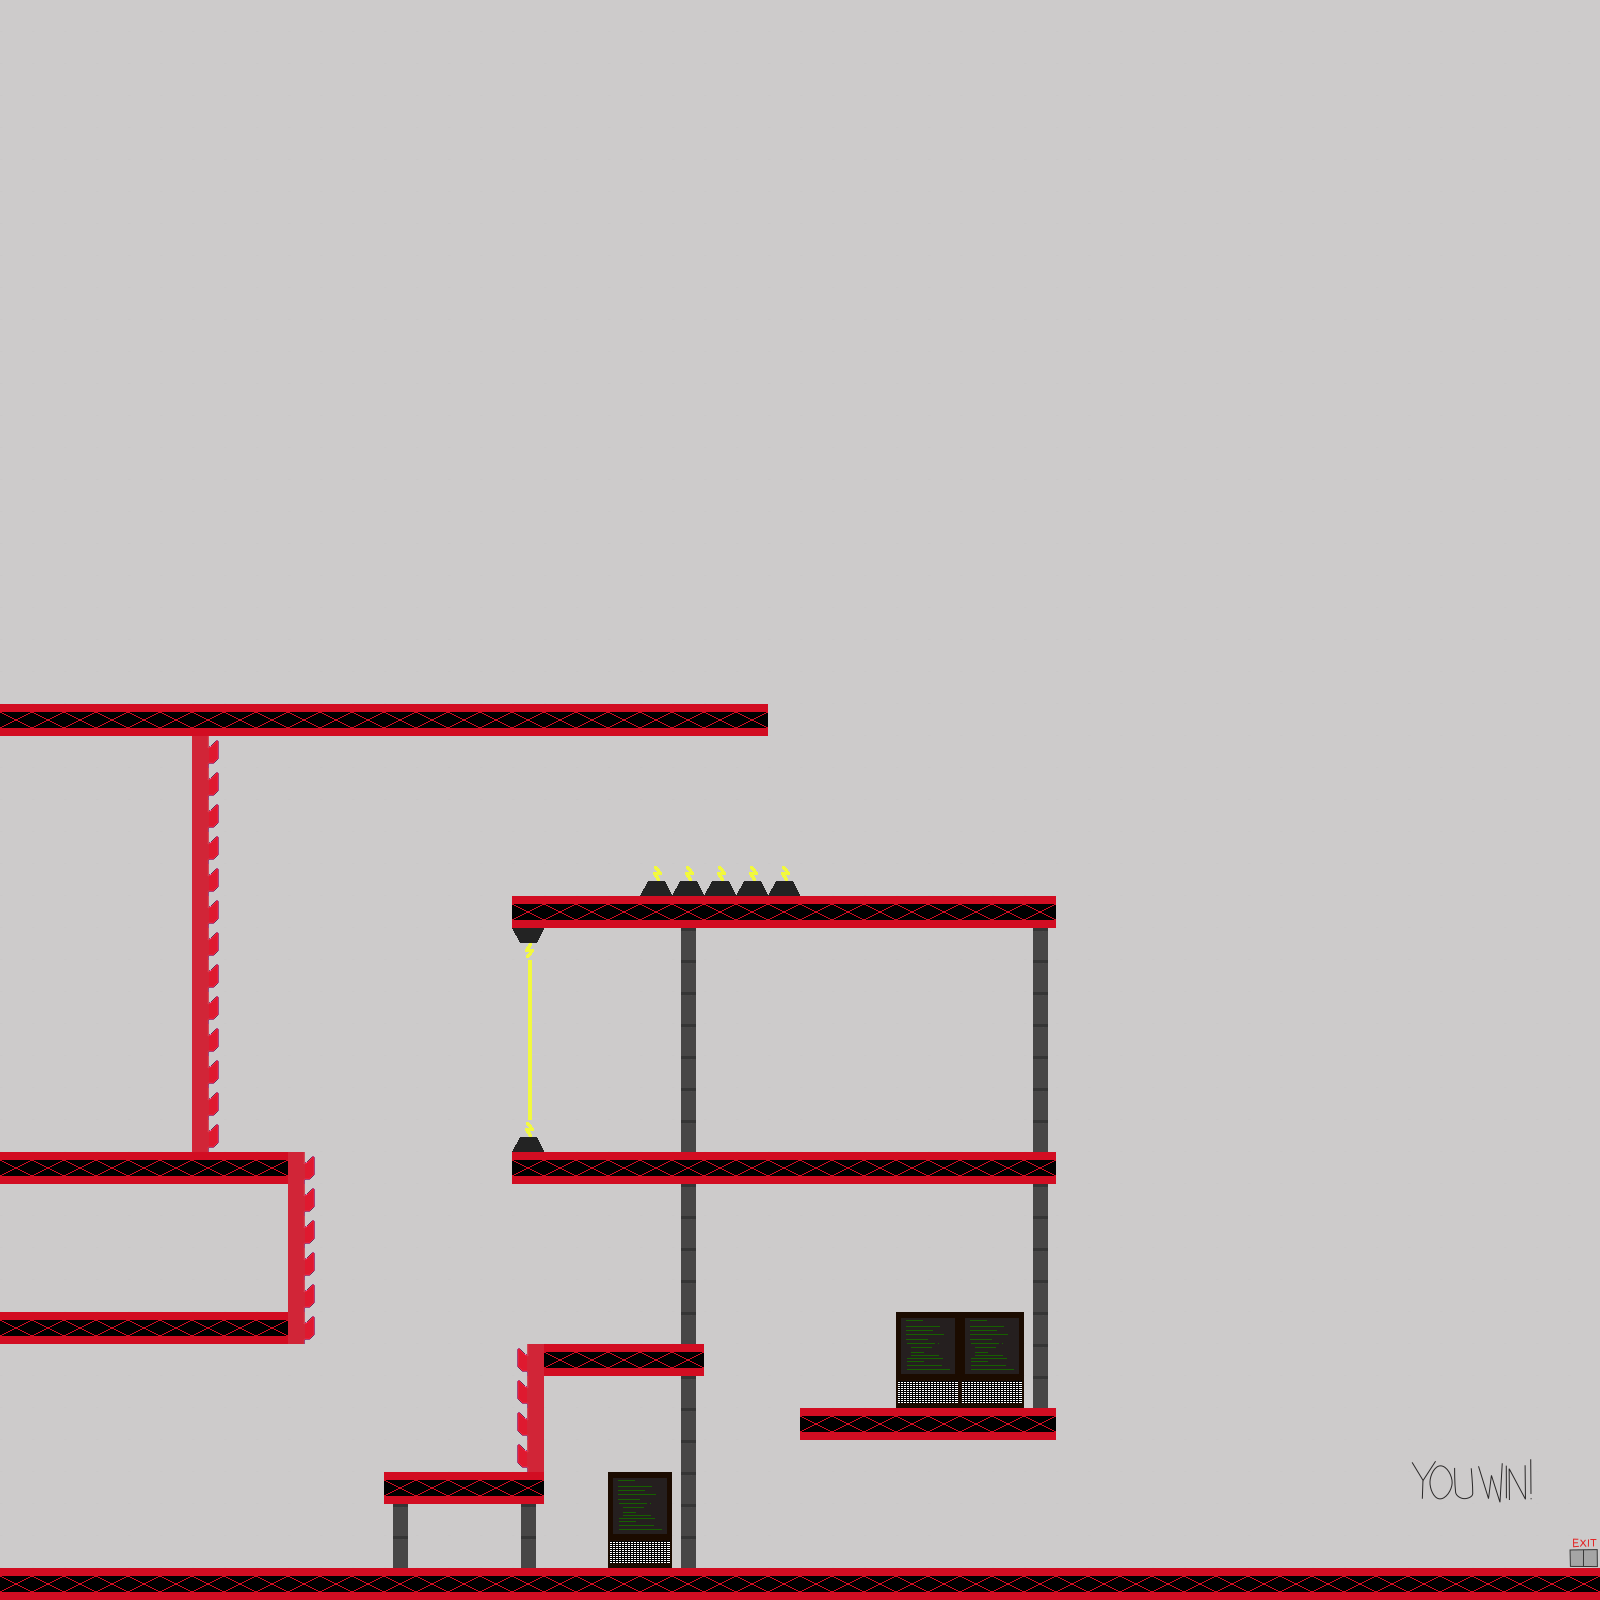

This is a level from a 2D game, rendered from its Tiled map with the project's own tilesets. A one-line summary and the map file follow, with tile-layer data summarised:
An orthogonal 50x50 tile map with 32x32 px tiles, 3 tile layers (background, foreground, inst), 3 tilesets and 38 objects (player, goal).

<map version="1.0" orientation="orthogonal" renderorder="right-down" width="50" height="50" tilewidth="32" tileheight="32" nextobjectid="126">
 <tileset firstgid="1" name="factory_tilesheet" tilewidth="32" tileheight="32" tilecount="15" columns="5">
  <image source="factory_tilesheet.png" width="160" height="96" />
 </tileset>
 <tileset firstgid="16" name="win" tilewidth="32" tileheight="48" tilecount="4" columns="4">
  <image source="win.png" width="128" height="48" />
 </tileset>
 <tileset firstgid="20" name="exit" tilewidth="32" tileheight="32" tilecount="1" columns="1">
  <image source="exit.png" width="32" height="32" />
 </tileset>
 <layer name="background" width="50" height="50">
  <data>[2500 cells, 2500 non-empty, 1 distinct tile ids]</data>
 </layer>
 <layer name="foreground" width="50" height="50">
  <data>[2500 cells, 51 non-empty, 2 distinct tile ids]</data>
 </layer>
 <objectgroup name="collision">
  <object id="44" name="player" x="33" y="1503" width="28" height="30">
   <properties>
    <property name="sensor" type="bool" value="false" />
   </properties>
  </object>
  <object id="56" x="-0.5" y="0.5">
   <properties>
    <property name="collidable" type="bool" value="true" />
    <property name="sensor" type="bool" value="false" />
    <property name="type" value="bounds" />
   </properties>
   <polyline points="0,0 0,1597.5" />
  </object>
  <object id="57" x="1599" y="1">
   <properties>
    <property name="collidable" type="bool" value="true" />
    <property name="sensor" type="bool" value="false" />
    <property name="type" value="bounds" />
   </properties>
   <polyline points="0,0 -1,1599" />
  </object>
  <object id="58" x="-1780" y="1592" width="7312" height="7.5">
   <properties>
    <property name="collidable" type="bool" value="true" />
    <property name="sensor" type="bool" value="false" />
    <property name="type" value="killbox" />
   </properties>
  </object>
  <object id="92" x="-66" y="1568">
   <properties>
    <property name="collidable" type="bool" value="true" />
    <property name="type" value="floor" />
   </properties>
   <polyline points="0,0 1684,0" />
  </object>
  <object id="93" name="goal" x="1568" y="1536" width="32" height="32">
   <properties>
    <property name="collidable" type="bool" value="true" />
    <property name="sensor" type="bool" value="true" />
    <property name="type" value="goal" />
   </properties>
  </object>
  <object id="94" x="393.898" y="1497" width="172.204" rotation="90">
   <properties>
    <property name="collidable" type="bool" value="true" />
    <property name="type" value="wall" />
   </properties>
   <polyline points="0,0 254,0" />
  </object>
  <object id="95" x="696" y="1184" width="289.493" rotation="90">
   <properties>
    <property name="collidable" type="bool" value="true" />
    <property name="type" value="wall" />
   </properties>
   <polyline points="0,0 427,0" />
  </object>
  <object id="96" x="1048" y="928" width="336.272" rotation="90">
   <properties>
    <property name="collidable" type="bool" value="true" />
    <property name="type" value="wall" />
   </properties>
   <polyline points="0,0 496,0" />
  </object>
  <object id="97" x="384" y="1472" width="20.791" rotation="90">
   <properties>
    <property name="collidable" type="bool" value="true" />
    <property name="type" value="wall" />
   </properties>
   <polyline points="0,0 30.6667,0" />
  </object>
  <object id="98" x="512" y="1152" width="20.791" rotation="90">
   <properties>
    <property name="collidable" type="bool" value="true" />
    <property name="type" value="wall" />
   </properties>
   <polyline points="0,0 30.6667,0" />
  </object>
  <object id="99" x="512" y="896" width="20.791" rotation="90">
   <properties>
    <property name="collidable" type="bool" value="true" />
    <property name="type" value="wall" />
   </properties>
   <polyline points="0,0 30.6667,0" />
  </object>
  <object id="100" x="1056" y="896" width="20.791" rotation="90">
   <properties>
    <property name="collidable" type="bool" value="true" />
    <property name="type" value="wall" />
   </properties>
   <polyline points="0,0 30.6667,0" />
  </object>
  <object id="101" x="1056" y="1152" width="20.791" rotation="90">
   <properties>
    <property name="collidable" type="bool" value="true" />
    <property name="type" value="wall" />
   </properties>
   <polyline points="0,0 30.6667,0" />
  </object>
  <object id="102" x="1056" y="1408" width="20.791" rotation="90">
   <properties>
    <property name="collidable" type="bool" value="true" />
    <property name="type" value="wall" />
   </properties>
   <polyline points="0,0 30.6667,0" />
  </object>
  <object id="103" x="528" y="1344" width="107.119" rotation="90">
   <properties>
    <property name="collidable" type="bool" value="true" />
    <property name="facing" value="left" />
    <property name="type" value="hook" />
   </properties>
   <polyline points="0,0 158,0" />
  </object>
  <object id="104" x="304" y="1152" width="129.492" rotation="90">
   <properties>
    <property name="collidable" type="bool" value="true" />
    <property name="facing" value="right" />
    <property name="type" value="hook" />
   </properties>
   <polyline points="0,0 191,0" />
  </object>
  <object id="105" x="208" y="736" width="289.492" rotation="90">
   <properties>
    <property name="collidable" type="bool" value="true" />
    <property name="facing" value="right" />
    <property name="type" value="hook" />
   </properties>
   <polyline points="0,0 427,0" />
  </object>
  <object id="106" x="384" y="1472">
   <properties>
    <property name="collidable" type="bool" value="true" />
    <property name="type" value="floor" />
   </properties>
   <polyline points="0,0 151,0" />
  </object>
  <object id="107" x="528" y="1344">
   <properties>
    <property name="collidable" type="bool" value="true" />
    <property name="type" value="floor" />
   </properties>
   <polyline points="0,0 151,0" />
  </object>
  <object id="108" x="680" y="1184" width="289.493" rotation="90">
   <properties>
    <property name="collidable" type="bool" value="true" />
    <property name="type" value="wall" />
   </properties>
   <polyline points="0,0 427,0" />
  </object>
  <object id="109" x="512" y="1152">
   <properties>
    <property name="collidable" type="bool" value="true" />
    <property name="type" value="floor" />
   </properties>
   <polyline points="0,0 151,0" />
  </object>
  <object id="110" x="160" y="1152">
   <properties>
    <property name="collidable" type="bool" value="true" />
    <property name="type" value="floor" />
   </properties>
   <polyline points="0,0 143,0" />
  </object>
  <object id="111" x="800" y="1408">
   <properties>
    <property name="collidable" type="bool" value="true" />
    <property name="type" value="floor" />
   </properties>
   <polyline points="0,0 255,0" />
  </object>
  <object id="112" x="800" y="1152">
   <properties>
    <property name="collidable" type="bool" value="true" />
    <property name="type" value="floor" />
   </properties>
   <polyline points="0,0 255,0" />
  </object>
  <object id="113" x="512" y="896">
   <properties>
    <property name="collidable" type="bool" value="true" />
    <property name="type" value="floor" />
   </properties>
   <polyline points="0,0 543.87,0" />
  </object>
  <object id="114" x="0" y="1344" width="203.39">
   <properties>
    <property name="collidable" type="bool" value="true" />
    <property name="type" value="ceiling" />
   </properties>
   <polyline points="0,0 300,0" />
  </object>
  </objectgroup>
 <layer name="inst" width="50" height="50">
  <data>[2500 cells, 187 non-empty, 15 distinct tile ids]</data>
 </layer>
</map>
<!-- 11 of 38 objects omitted -->
